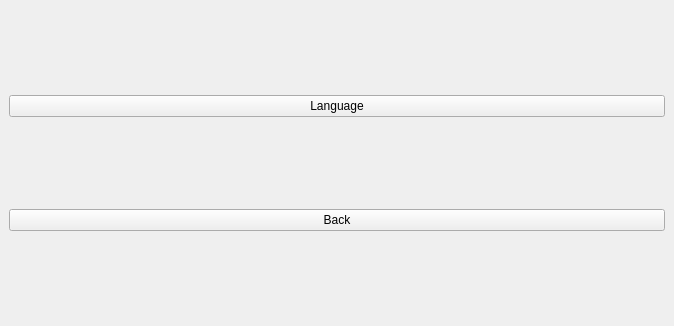
<?xml version="1.0" encoding="UTF-8"?>
<ui version="4.0">
 <class>MainWindow</class>
 <widget class="QMainWindow" name="MainWindow">
  <property name="geometry">
   <rect>
    <x>0</x>
    <y>0</y>
    <width>674</width>
    <height>326</height>
   </rect>
  </property>
  <property name="windowTitle">
   <string>TestComplex</string>
  </property>
  <widget class="QWidget" name="centralwidget">
   <layout class="QGridLayout" name="gridLayout">
    <item row="0" column="0">
     <layout class="QHBoxLayout" name="horizontalLayout">
      <item>
       <widget class="QPushButton" name="LanguageButton">
        <property name="text">
         <string>Language</string>
        </property>
       </widget>
      </item>
     </layout>
    </item>
    <item row="1" column="0">
     <layout class="QHBoxLayout" name="horizontalLayout_2">
      <item>
       <widget class="QPushButton" name="Back0Button">
        <property name="text">
         <string>Back</string>
        </property>
       </widget>
      </item>
     </layout>
    </item>
   </layout>
  </widget>
 </widget>
 <resources/>
 <connections/>
</ui>
